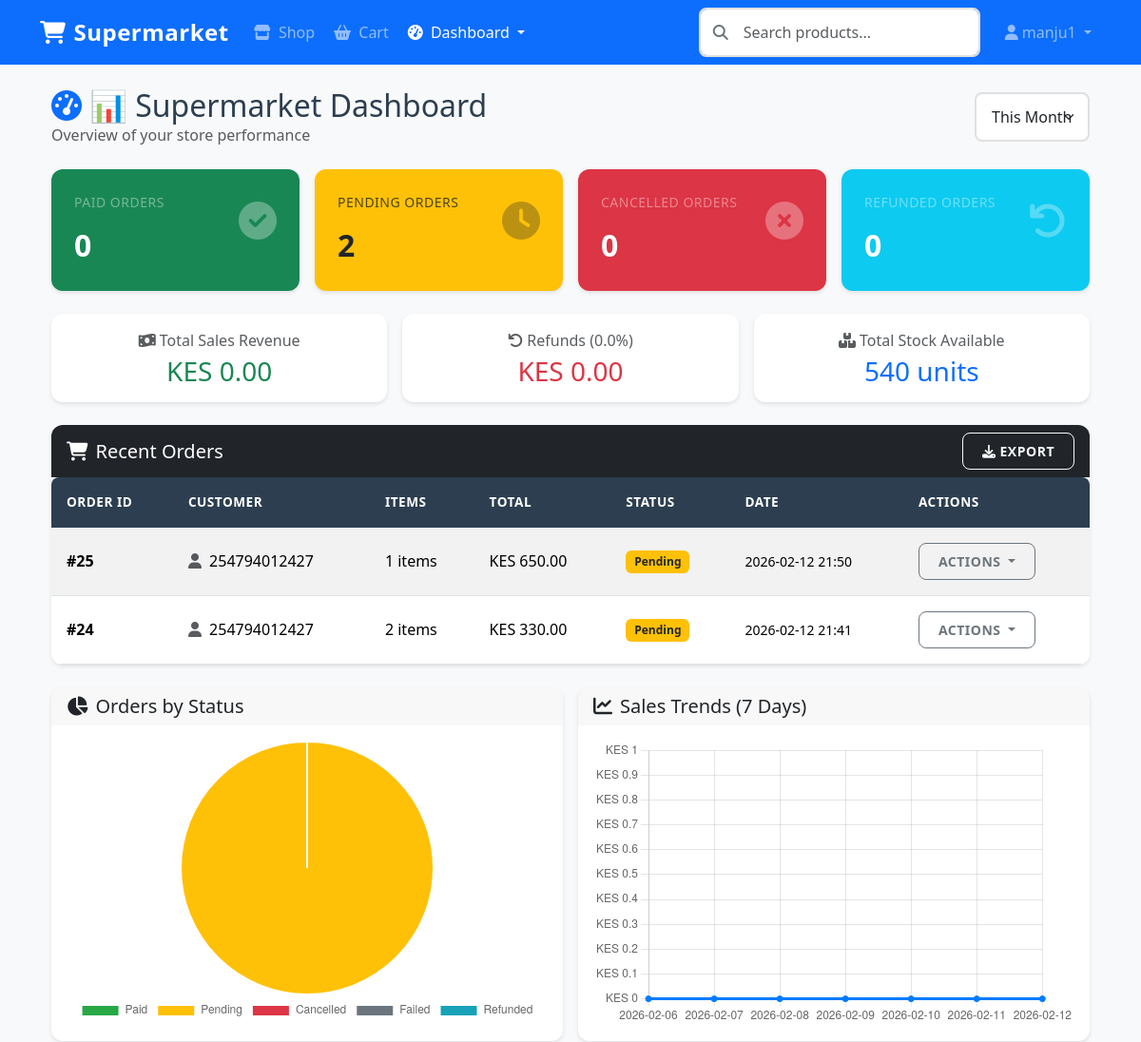
/dashboard/ (signed in, upper part), run on an earlier commit of the app's database.
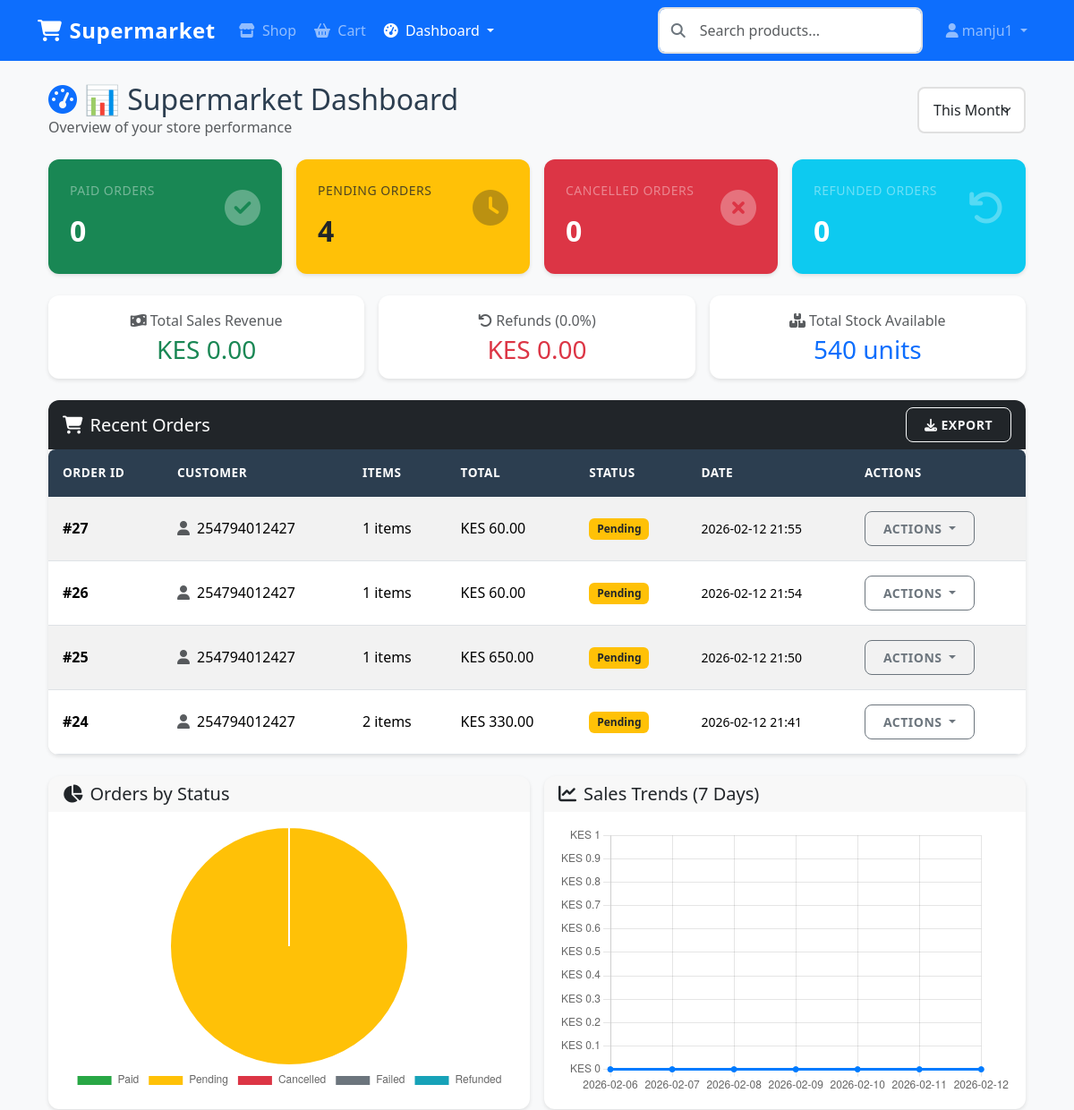
And on a later commit of the database.
### product/models.py (models this page shows, shortened)
class Order(models.Model):
    STATUS_CHOICES = [
        ("PENDING", "Pending"),
        ("PAID", "Paid"),
        ("FAILED", "Failed"),
        ("CANCELLED", "Cancelled"),
        ("REFUNDED", "Refunded"),
    ]
    customer = models.ForeignKey("product.Customer", null=True, blank=True, on_delete=models.SET_NULL)
    customer_name = models.CharField(max_length=255, default="Guest")
    total_price = models.DecimalField(max_digits=12, decimal_places=2, default=0)
    status = models.CharField(max_length=20, choices=STATUS_CHOICES, default="PENDING")
    created_at = models.DateTimeField(auto_now_add=True, db_index=True)
    stock_deducted = models.BooleanField(default=False)
    class Meta:
        indexes = [
            models.Index(fields=["status", "created_at"]),
            models.Index(fields=["created_at"]),
        ]

class Customer(models.Model):
    user = models.OneToOneField(User, null=True, blank=True, on_delete=models.SET_NULL, related_name="customer_profile")
    name = models.CharField(max_length=255, blank=True, null=True)
    phone_number = models.CharField(max_length=15)
    email = models.EmailField(blank=True, null=True)
    created_at = models.DateTimeField(auto_now_add=True)

### product/views.py (the view)
# urls.py: path("dashboard/", views.dashboard, name="dashboard"),
@login_required
@user_passes_test(is_cashier_or_owner)
def dashboard(request):
    filter_option = request.GET.get("filter", "month")
    today = now().date()
    start_date = today if filter_option == "today" else today - timedelta(days=7 if filter_option == "week" else 30)
    paid_orders = Order.objects.filter(status="PAID", created_at__date__gte=start_date)
    pending_orders = Order.objects.filter(status="PENDING", created_at__date__gte=start_date)
    cancelled_orders = Order.objects.filter(status="CANCELLED", created_at__date__gte=start_date)
    failed_orders = Order.objects.filter(status="FAILED", created_at__date__gte=start_date)
    total_sales = paid_orders.aggregate(total=Sum("total_price"))["total"] or 0
    total_orders = paid_orders.count() + pending_orders.count() + cancelled_orders.count() + failed_orders.count()
    total_products = Product.objects.count()
    total_stock = Product.objects.aggregate(total=Sum("stock"))["total"] or 0
    refunds = Payment.objects.filter(status="REFUNDED", transaction_date__date__gte=start_date)
    refund_total = refunds.aggregate(total=Sum("amount"))["total"] or 0
    refund_ratio = (refund_total / total_sales * 100) if total_sales > 0 else 0
    uncollected_orders = Order.objects.filter(status="PAID").exclude(payments__isnull=True)
    low_stock_products = Product.objects.filter(stock__lte=5)
    recent_orders = Order.objects.filter(created_at__date__gte=start_date).order_by("-created_at")[:10]
    order_status_data = {
        "Paid": paid_orders.count(),
        "Pending": pending_orders.count(),
        "Cancelled": cancelled_orders.count(),
        "Failed": failed_orders.count(),
        "Refunded": refunds.count(),
    }
    sales_trends = [{"date": (today - timedelta(days=i)).strftime("%Y-%m-%d"),
                     "sales": Order.objects.filter(status="PAID", created_at__date=today - timedelta(days=i))
                     .aggregate(total=Sum("total_price"))["total"] or 0} for i in range(7)][::-1]
    refunds_trends = [{"date": (today - timedelta(days=i)).strftime("%Y-%m-%d"),
                       "refunds": Payment.objects.filter(status="REFUNDED", transaction_date__date=today - timedelta(days=i)).count()} for i in range(7)][::-1]
    top_products = (OrderItem.objects.filter(order__status="PAID", order__created_at__date__gte=start_date)
                    .values("product__name", "product__shelf__name")
                    .annotate(total_sold=Sum("quantity")).order_by("-total_sold")[:5])
    top_products_data = {f"{item['product__name']} ({item['product__shelf__name']})": item["total_sold"] for item in top_products}
    refund_vs_sales_data = {"Sales": float(total_sales - refund_total), "Refunds": float(refund_total)}
    return render(request, "product/dashboard.html", {
        "total_sales": total_sales,
        "refund_total": refund_total,
        "refund_ratio": refund_ratio,
        "refund_vs_sales_data": json.dumps(refund_vs_sales_data),
        "total_orders": total_orders,
        "total_products": total_products,
        "total_stock": total_stock,
        "paid_count": paid_orders.count(),
        "pending_count": pending_orders.count(),
        "cancelled_count": cancelled_orders.count(),
        "failed_count": failed_orders.count(),
        "refund_count": refunds.count(),
        "low_stock_products": low_stock_products,
        "recent_orders": recent_orders,
        "uncollected_orders": uncollected_orders,
        "order_status_data": json.dumps(order_status_data),
        "sales_trends": json.dumps(sales_trends),
        "refunds_trends": json.dumps(refunds_trends),
        "top_products_data": json.dumps(top_products_data),
        "filter_option": filter_option,
    })

### product/context_processors.py (called while the page is built, shortened)
def cart_count(request):
    cart = request.session.get("cart", {})
    total_items = 0
    return {"cart_count": total_items}

### product/views.py (called while the page is built)
def is_cashier_or_owner(user):
    return user.is_authenticated and (user.is_staff or user.is_superuser)

### product/templates/product/dashboard.html (shortened to what the changed rows need)
{% extends "base.html" %}
{% load static %}
{% block content %}
<div class="container">
    <div class="d-flex justify-content-between align-items-center mb-4">
        <div>
            <h2 class="mb-0">
                <i class="fas fa-tachometer-alt me-2 text-primary"></i>📊 Supermarket Dashboard
            </h2>
        </div>
    </div>
    <div class="row g-3 mb-4">
        <div class="col-md-3">
            <div class="card stat-card bg-success text-white h-100">
                <div class="card-body">
                    <div class="d-flex justify-content-between align-items-start">
                        <div>
                            <h2 class="stat-value">{{ paid_count }}</h2>
                        </div>
                    </div>
                </div>
            </div>
        </div>
        <div class="col-md-3">
            <div class="card stat-card bg-warning text-dark h-100">
                <div class="card-body">
                    <div class="d-flex justify-content-between align-items-start">
                        <div>
                            <p class="stat-label text-dark-50">Pending Orders</p>
                            <h2 class="stat-value">{{ pending_count }}</h2>
                        </div>
                    </div>
                </div>
            </div>
        </div>
        <div class="col-md-3">
            <div class="card stat-card bg-danger text-white h-100">
                <div class="card-body">
                    <div class="d-flex justify-content-between align-items-start">
                        <div>
                            <h2 class="stat-value">{{ cancelled_count }}</h2>
                        </div>
                    </div>
                </div>
            </div>
        </div>
        <div class="col-md-3">
            <div class="card stat-card bg-info text-white h-100">
                <div class="card-body">
                    <div class="d-flex justify-content-between align-items-start">
                        <div>
                            <h2 class="stat-value">{{ refund_count }}</h2>
                        </div>
                    </div>
                </div>
            </div>
        </div>
    </div>
    <div class="card mb-4">
        <div class="card-body p-0">
            <div class="table-responsive">
                <table class="table table-striped mb-0">
                    <thead>
                        <tr>
                            <th>Order ID</th>
                            <th>Customer</th>
                            <th>Items</th>
                            <th>Total</th>
                            <th>Status</th>
                            <th>Date</th>
                            <th>Actions</th>
                        </tr>
                    </thead>
                    <tbody>
                        {% for order in recent_orders %}
                        <tr>
                            <td><strong>#{{ order.id }}</strong></td>
                            <td>
                                <i class="fas fa-user me-1 text-muted"></i>
                                {{ order.customer.phone_number|default:order.customer_name }}
                            </td>
                            <td>{{ order.items.count }} items</td>
                            <td>KES {{ order.total_price|floatformat:2 }}</td>
                            <td>
                                {% if order.status|upper == "PAID" %}
                                    <span class="badge bg-success">Paid</span>
                                {% elif order.status|upper == "PENDING" %}
                                    <span class="badge bg-warning text-dark">Pending</span>
                                {% elif order.status|upper == "CANCELLED" %}
                                    <span class="badge bg-danger">Cancelled</span>
                                {% elif order.status|upper == "FAILED" %}
                                    <span class="badge bg-secondary">Failed</span>
                                {% elif order.status|upper == "REFUNDED" %}
                                    <span class="badge bg-info">Refunded</span>
                                {% else %}
                                    <span class="badge bg-secondary">{{ order.status }}</span>
                                {% endif %}
                            </td>
                            <td>
                                <small>{{ order.created_at|date:"Y-m-d H:i" }}</small>
                            </td>
                            <td>
                                <div class="dropdown">
                                    <button class="btn btn-sm btn-outline-secondary dropdown-toggle"
                                            type="button" data-bs-toggle="dropdown">
                                        Actions
                                    </button>
                                </div>
                            </td>
                        </tr>
                        {% endfor %}
                    </tbody>
                </table>
            </div>
        </div>
    </div>
</div>
{% endblock %}

What changed in the data, as far as the page shows it:
added Order: id "27", customer.phone_number "254794012427", items.count "1", total_price "60.00", status "Pending", created_at "2026-02-12 21:55"
added Order: id "26", customer.phone_number "254794012427", items.count "1", total_price "60.00", status "Pending", created_at "2026-02-12 21:54"
Also different on the page:
{{ pending_count }}: "2" → "4"
